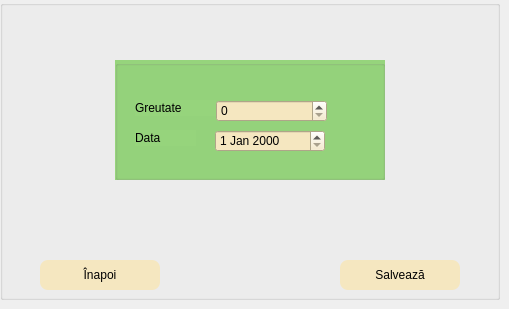
    <widget class="QWidget" name="actualizaredate">
     <widget class="QGroupBox" name="groupBox_5">
      <property name="geometry">
       <rect>
        <x>0</x>
        <y>0</y>
        <width>500</width>
        <height>300</height>
       </rect>
      </property>
      <property name="styleSheet">
       <string notr="true">font: 12pt &quot;Times New Roman&quot;;</string>
      </property>
      <property name="title">
       <string/>
      </property>
      <widget class="QPushButton" name="pushButton_salveaza">
       <property name="geometry">
        <rect>
         <x>340</x>
         <y>260</y>
         <width>120</width>
         <height>30</height>
        </rect>
       </property>
       <property name="styleSheet">
        <string notr="true">#pushButton_salveaza{
	
	background-color: rgb(245, 231, 192);
 border-radius:8px;
}
#pushButton_salveaza:hover{
	
background-color: rgb(157, 217, 146);

border-radius:5px;

}</string>
       </property>
       <property name="text">
        <string>Salvează</string>
       </property>
      </widget>
      <widget class="QPushButton" name="pushButton_inapoi_5">
       <property name="geometry">
        <rect>
         <x>40</x>
         <y>260</y>
         <width>120</width>
         <height>30</height>
        </rect>
       </property>
       <property name="styleSheet">
        <string notr="true">#pushButton_inapoi_5{
background-color: rgb(245, 231, 192);
 border-radius:8px;
}
#pushButton_inapoi_5:hover{
	
	background-color: rgb(157, 217, 146);

border-radius:5px;

}</string>
       </property>
       <property name="text">
        <string>Înapoi</string>
       </property>
      </widget>
      <widget class="QGroupBox" name="groupBox_10">
       <property name="geometry">
        <rect>
         <x>115</x>
         <y>60</y>
         <width>270</width>
         <height>120</height>
        </rect>
       </property>
       <property name="styleSheet">
        <string notr="true">background-color: rgb(150, 212, 124);
</string>
       </property>
       <property name="title">
        <string/>
       </property>
       <widget class="QDateEdit" name="dateEdit_data">
        <property name="geometry">
         <rect>
          <x>100</x>
          <y>70</y>
          <width>110</width>
          <height>22</height>
         </rect>
        </property>
        <property name="styleSheet">
         <string notr="true">background-color: rgb(245, 231, 192);</string>
        </property>
       </widget>
       <widget class="QSpinBox" name="spinBox_greutate_2">
        <property name="geometry">
         <rect>
          <x>101</x>
          <y>40</y>
          <width>111</width>
          <height>22</height>
         </rect>
        </property>
        <property name="styleSheet">
         <string notr="true">background-color: rgb(245, 231, 192);</string>
        </property>
       </widget>
       <widget class="QLabel" name="label_data">
        <property name="geometry">
         <rect>
          <x>20</x>
          <y>70</y>
          <width>61</width>
          <height>16</height>
         </rect>
        </property>
        <property name="text">
         <string>Data</string>
        </property>
       </widget>
       <widget class="QLabel" name="label_grutate">
        <property name="geometry">
         <rect>
          <x>20</x>
          <y>40</y>
          <width>81</width>
          <height>16</height>
         </rect>
        </property>
        <property name="text">
         <string>Greutate</string>
        </property>
       </widget>
      </widget>
     </widget>
    </widget>
